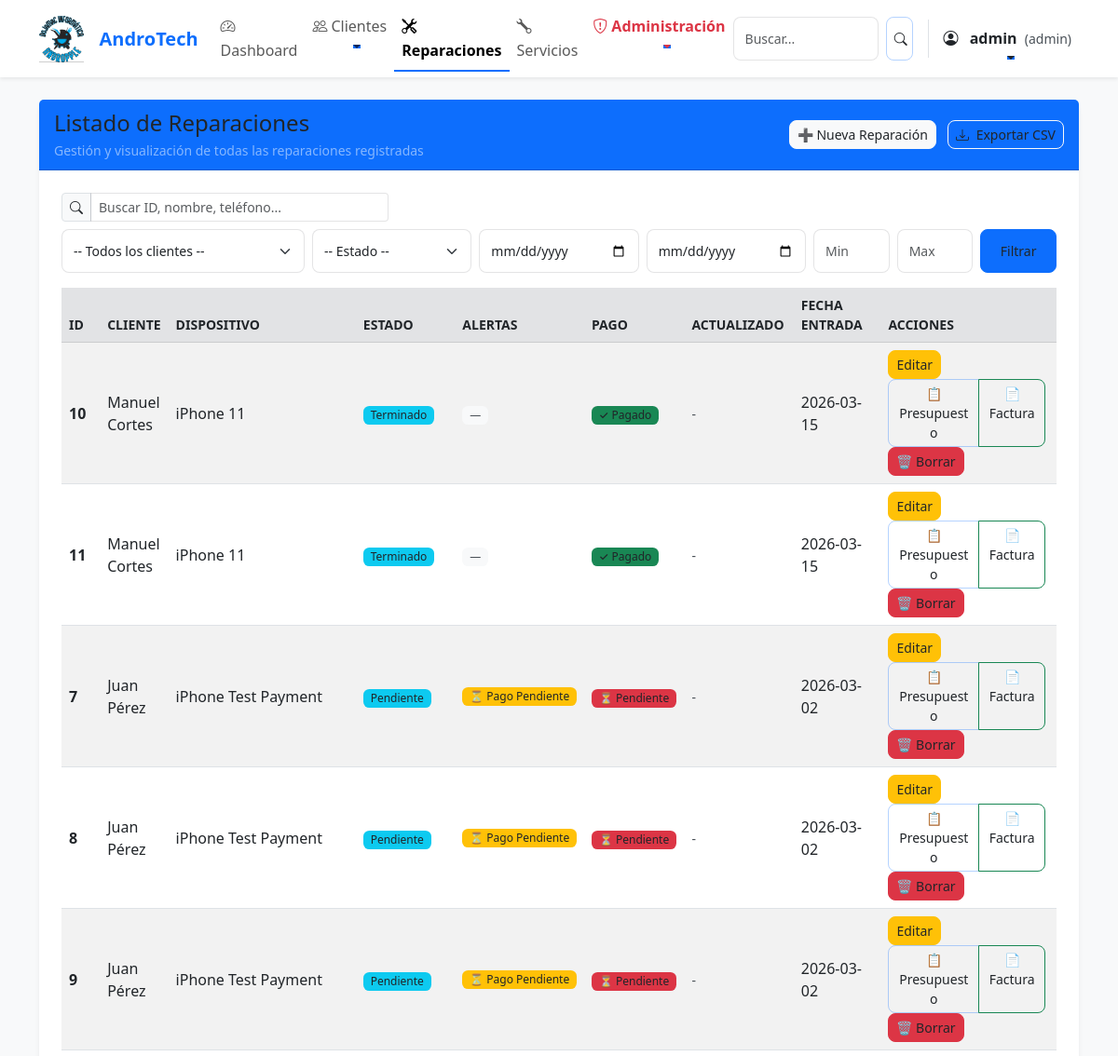
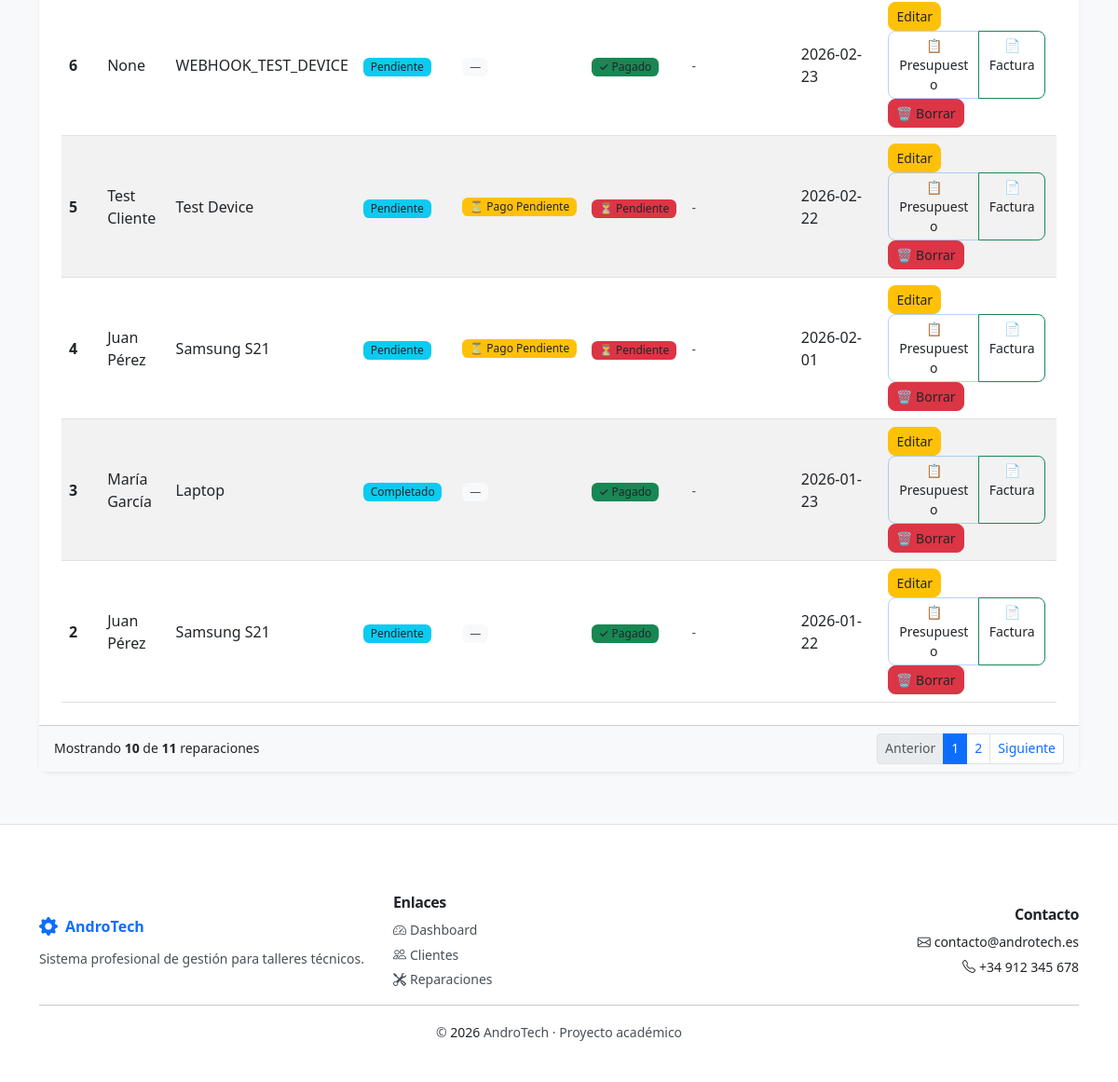
The page /reparaciones (signed in) on the database its author committed (2 pictures, top to bottom).
### tables this page shows
CREATE TABLE reparaciones (
    id INTEGER PRIMARY KEY AUTOINCREMENT,
    cliente_id INTEGER,
    dispositivo TEXT NOT NULL,
    descripcion TEXT,
    estado TEXT DEFAULT 'Pendiente',
    fecha_entrada TEXT,
    fecha_salida TEXT,
    precio REAL,
    tipo_documento TEXT DEFAULT 'presupuesto',
    estado_pago TEXT DEFAULT 'Pendiente',
    fecha_pago TEXT,
    metodo_pago TEXT,
    FOREIGN KEY (cliente_id) REFERENCES clientes(id)
);

CREATE TABLE clientes (
    id INTEGER PRIMARY KEY AUTOINCREMENT,
    nombre TEXT NOT NULL,
    telefono TEXT,
    email TEXT,
    direccion TEXT
);

### app.py (the view, shortened to what this page needs)
@app.route("/reparaciones")
@login_required
def reparaciones():
    conn = get_db()
    cliente_id = request.args.get('cliente_id', '').strip()
    estado = request.args.get('estado', '').strip()
    desde = request.args.get('desde', '').strip()
    hasta = request.args.get('hasta', '').strip()
    precio_min = request.args.get('precio_min', '').strip()
    precio_max = request.args.get('precio_max', '').strip()
    q = request.args.get('q', '').strip()
    try:
        page = int(request.args.get('page', 1))
        if page < 1:
            page = 1
    except ValueError:
        page = 1
    per_page = 10
    offset = (page - 1) * per_page
    sql_base = "FROM reparaciones LEFT JOIN clientes ON clientes.id = reparaciones.cliente_id"
    where_clauses = []
    params = []
    if cliente_id:
        where_clauses.append("reparaciones.cliente_id = ?")
        params.append(cliente_id)
    if estado:
        where_clauses.append("reparaciones.estado = ?")
        params.append(estado)
    if desde:
        where_clauses.append("reparaciones.fecha_entrada >= ?")
        params.append(desde)
    if hasta:
        where_clauses.append("reparaciones.fecha_entrada <= ?")
        params.append(hasta)
    if precio_min:
        try:
            params.append(float(precio_min))
            where_clauses.append("reparaciones.precio >= ?")
        except ValueError:
            pass
    if precio_max:
        try:
            params.append(float(precio_max))
            where_clauses.append("reparaciones.precio <= ?")
        except ValueError:
            pass
    where_sql = (" WHERE " + " AND ".join(where_clauses)) if where_clauses else ""
    total_sql = "SELECT COUNT(*) " + sql_base + where_sql
    total = conn.execute(total_sql, tuple(params)).fetchone()[0]
    select_sql = "SELECT reparaciones.*, clientes.nombre AS cliente " + sql_base + where_sql + " ORDER BY fecha_entrada DESC LIMIT ? OFFSET ?"
    final_params = params + [per_page, offset]
    datos = conn.execute(select_sql, tuple(final_params)).fetchall()
    datos_enriquecidos = []
    for r in datos:
        r_dict = dict(r)
        ultima_actualizacion = conn.execute(
            "SELECT fecha_cambio FROM reparaciones_historial WHERE reparacion_id = ? ORDER BY fecha_cambio DESC LIMIT 1",
            (r_dict['id'],)
        ).fetchone()
        r_dict['ultima_actualizacion'] = ultima_actualizacion['fecha_cambio'] if ultima_actualizacion else None
        r_dict['alertas_info'] = calcular_alertas_reparacion(r_dict, r_dict['ultima_actualizacion'])
        datos_enriquecidos.append(r_dict)
    clientes = conn.execute("SELECT id, nombre FROM clientes ORDER BY nombre").fetchall()
    conn.close()
    filters = {}
    if cliente_id:
        filters['cliente_id'] = cliente_id
    if estado:
        filters['estado'] = estado
    if desde:
        filters['desde'] = desde
    if hasta:
        filters['hasta'] = hasta
    if precio_min:
        filters['precio_min'] = precio_min
    if precio_max:
        filters['precio_max'] = precio_max
    if q:
        filters['q'] = q
    filters_query = urllib.parse.urlencode(filters)
    total_pages = max(1, (total + per_page - 1) // per_page)
    mostrar_precios = session.get('rol') in ['admin', 'tecnico']
    return render_template("reparaciones.html", reparaciones=datos_enriquecidos, clientes=clientes, filters=filters, filters_query=filters_query, page=page, total_pages=total_pages, per_page=per_page, total=total, mostrar_precios=mostrar_precios, user_role=session.get('rol'))

### templates/reparaciones.html (shortened to what this page needs)
{% extends "base.html" %}
{% block content %}
<div class="row justify-content-center py-4">
    <div class="col-12">
        <div class="card shadow-sm border-0">
            <div class="card-header bg-primary text-white d-flex align-items-center justify-content-between">
                <div>
                    <h4 class="mb-0">Listado de Reparaciones</h4>
                    <small class="text-white-50">Gestión y visualización de todas las reparaciones registradas</small>
                </div>
                <div class="text-end">
                    <a href="/reparaciones/nueva" class="btn btn-light btn-sm text-primary">➕ Nueva Reparación</a>
                    <a href="{{ url_for('export_reparaciones', **request.args) }}" class="btn btn-outline-light btn-sm ms-2">
                        <i class="bi bi-download me-1"></i> Exportar CSV
                    </a>
                </div>
            </div>
            <div class="card-body">
                <form method="get" class="row g-2 mb-2">
                    <div class="col-md-4">
                        <div class="input-group input-group-sm">
                            <span class="input-group-text"><i class="bi bi-search"></i></span>
                            <input type="search" name="q" class="form-control" placeholder="Buscar ID, nombre, teléfono..." value="{{ filters.q if filters.q is defined else '' }}">
                        </div>
                    </div>
                </form>
                <form method="get" class="row g-2 mb-3">
                    <div class="col-sm-3">
                        <select name="cliente_id" class="form-select form-select-sm">
                            <option value="">-- Todos los clientes --</option>
                        </select>
                    </div>
                    <div class="col-sm-2">
                        <select name="estado" class="form-select form-select-sm">
                            <option value="">-- Estado --</option>
                        </select>
                    </div>
                    <div class="col-sm-2">
                        <input type="date" name="desde" class="form-control form-control-sm" placeholder="Desde" value="{{ filters.desde if filters.desde is defined else '' }}">
                    </div>
                    <div class="col-sm-2">
                        <input type="date" name="hasta" class="form-control form-control-sm" placeholder="Hasta" value="{{ filters.hasta if filters.hasta is defined else '' }}">
                    </div>
                    <div class="col-sm-1">
                        <input type="number" step="0.01" name="precio_min" class="form-control form-control-sm" placeholder="Min" value="{{ filters.precio_min if filters.precio_min is defined else '' }}">
                    </div>
                    <div class="col-sm-1">
                        <input type="number" step="0.01" name="precio_max" class="form-control form-control-sm" placeholder="Max" value="{{ filters.precio_max if filters.precio_max is defined else '' }}">
                    </div>
                    <div class="col-sm-1 d-grid">
                        <button class="btn btn-primary btn-sm" type="submit">Filtrar</button>
                    </div>
                </form>
                <div class="table-responsive">
                    <table class="table table-striped table-hover align-middle mb-0">
                        <thead class="table-secondary text-secondary small text-uppercase">
                        <tr>
                            <th scope="col" style="width:80px;">ID</th>
                            <th scope="col">Cliente</th>
                            <th scope="col">Dispositivo</th>
                            <th scope="col" style="width:140px;">Estado</th>
                            <th scope="col" style="width:110px;">Alertas</th>
                            <th scope="col" style="width:110px;">Pago</th>
                            <th scope="col" style="width:130px;">Actualizado</th>
                            <th scope="col" style="width:160px;">Fecha entrada</th>
                            <th scope="col" style="width:200px;">Acciones</th>
                        </tr>
                        </thead>
                        <tbody>
                        {% for r in reparaciones %}
                        <tr>
                            <td class="fw-semibold">{{ r.id }}</td>
                            <td>{{ r.cliente }}</td>
                            <td>{{ r.dispositivo }}</td>
                            <td>
                                <span class="badge bg-info text-dark">{{ r.estado }}</span>
                            </td>
                            <td>
                                {% if r.alertas_info.tiene_alertas %}
                                    <div class="d-flex gap-1 flex-wrap">
                                        {% for alerta in r.alertas_info.alertas %}
                                        <span class="badge bg-{{ alerta.color }} small" title="{{ alerta.mensaje }}">
                                            {{ alerta.icono }} {{ alerta.tipo|replace('_', ' ')|title }}
                                        </span>
                                        {% endfor %}
                                    </div>
                                {% else %}
                                    <span class="badge bg-light text-muted small">—</span>
                                {% endif %}
                            </td>
                            <td>
                                {% if r.estado_pago == 'Pagado' %}
                                    <span class="badge bg-success">✓ Pagado</span>
                                {% else %}
                                    <span class="badge bg-danger">⏳ Pendiente</span>
                                {% endif %}
                            </td>
                            <td>
                                {% if r.ultima_actualizacion %}
                                    <small class="text-muted">{{ r.ultima_actualizacion|strftime('%d/%m/%Y') }}</small>
                                {% else %}
                                    <small class="text-muted">-</small>
                                {% endif %}
                            </td>
                            <td>{{ r.fecha_entrada }}</td>
                            <td>
                                <a href="/reparaciones/editar/{{ r.id }}" class="btn btn-warning btn-sm me-1">Editar</a>
                                <div class="btn-group btn-group-sm me-1" role="group">
                                    <a href="/reparaciones/pdf/{{ r.id }}?tipo=presupuesto" class="btn btn-outline-primary" target="_blank" title="Descargar presupuesto">📋 Presupuesto</a>
                                    <a href="/reparaciones/pdf/{{ r.id }}?tipo=factura" class="btn btn-outline-success" target="_blank" title="Descargar factura">📄 Factura</a>
                                </div>
                                {% if user_role == 'admin' %}
                                <button type="button" class="btn btn-danger btn-sm" data-bs-toggle="modal" data-bs-target="#confirmBorrarModal"
                                        onclick="setConfirmData('/reparaciones/borrar/{{ r.id }}', 'Borrar Reparación', '¿Estás seguro de que deseas borrar esta reparación (#{{ r.id }})? Esta acción no se puede deshacer.')">
                                    🗑️ Borrar
                                </button>
                                {% endif %}
                            </td>
                        </tr>
                        {% endfor %}
                        </tbody>
                    </table>
                </div>
            </div>
            <div class="card-footer bg-light small text-muted">
                <div class="d-flex justify-content-between align-items-center">
                    <div>Mostrando <strong>{{ reparaciones|length }}</strong> de <strong>{{ total }}</strong> reparaciones</div>
                    <div>
                        <nav aria-label="Paginacion">
                            <ul class="pagination pagination-sm mb-0">
                                <li class="page-item {% if page <= 1 %}disabled{% endif %}">
                                    <a class="page-link" href="?page={{ page-1 }}{% if filters_query %}&{{ filters_query }}{% endif %}">Anterior</a>
                                </li>
                                {% for p in range(1, total_pages+1) %}
                                <li class="page-item {% if p == page %}active{% endif %}"><a class="page-link" href="?page={{ p }}{% if filters_query %}&{{ filters_query }}{% endif %}">{{ p }}</a></li>
                                {% endfor %}
                                <li class="page-item {% if page >= total_pages %}disabled{% endif %}">
                                    <a class="page-link" href="?page={{ page+1 }}{% if filters_query %}&{{ filters_query }}{% endif %}">Siguiente</a>
                                </li>
                            </ul>
                        </nav>
                    </div>
                </div>
            </div>
        </div>
    </div>
</div>
{% endblock %}

### rows shown on the page
reparaciones: id "10", cliente "Manuel Cortes", dispositivo "iPhone 11", estado "Terminado", estado_pago "✓ Pagado", fecha_entrada "2026-03-15"
reparaciones: id "11", cliente "Manuel Cortes", dispositivo "iPhone 11", estado "Terminado", estado_pago "✓ Pagado", fecha_entrada "2026-03-15"
reparaciones: id "7", cliente "Juan Pérez", dispositivo "iPhone Test Payment", estado "Pendiente", icono "⏳", tipo "Pago Pendiente", estado_pago "⏳ Pendiente", fecha_entrada "2026-03-02"
reparaciones: id "8", cliente "Juan Pérez", dispositivo "iPhone Test Payment", estado "Pendiente", icono "⏳", tipo "Pago Pendiente", estado_pago "⏳ Pendiente", fecha_entrada "2026-03-02"
reparaciones: id "9", cliente "Juan Pérez", dispositivo "iPhone Test Payment", estado "Pendiente", icono "⏳", tipo "Pago Pendiente", estado_pago "⏳ Pendiente", fecha_entrada "2026-03-02"
reparaciones: id "6", cliente "None", dispositivo "WEBHOOK_TEST_DEVICE", estado "Pendiente", estado_pago "✓ Pagado", fecha_entrada "2026-02-23"
reparaciones: id "5", cliente "Test Cliente", dispositivo "Test Device", estado "Pendiente", icono "⏳", tipo "Pago Pendiente", estado_pago "⏳ Pendiente", fecha_entrada "2026-02-22"
reparaciones: id "4", cliente "Juan Pérez", dispositivo "Samsung S21", estado "Pendiente", icono "⏳", tipo "Pago Pendiente", estado_pago "⏳ Pendiente", fecha_entrada "2026-02-01"
reparaciones: id "3", cliente "María García", dispositivo "Laptop", estado "Completado", estado_pago "✓ Pagado", fecha_entrada "2026-01-23"
reparaciones: id "2", cliente "Juan Pérez", dispositivo "Samsung S21", estado "Pendiente", estado_pago "✓ Pagado", fecha_entrada "2026-01-22"

### other values the page prints
{{ session.usuario }} "admin"
{{ session.rol }} "admin"
{{ reparaciones|length }} "10"
{{ total }} "11"
{{ p }} "1" "2"
